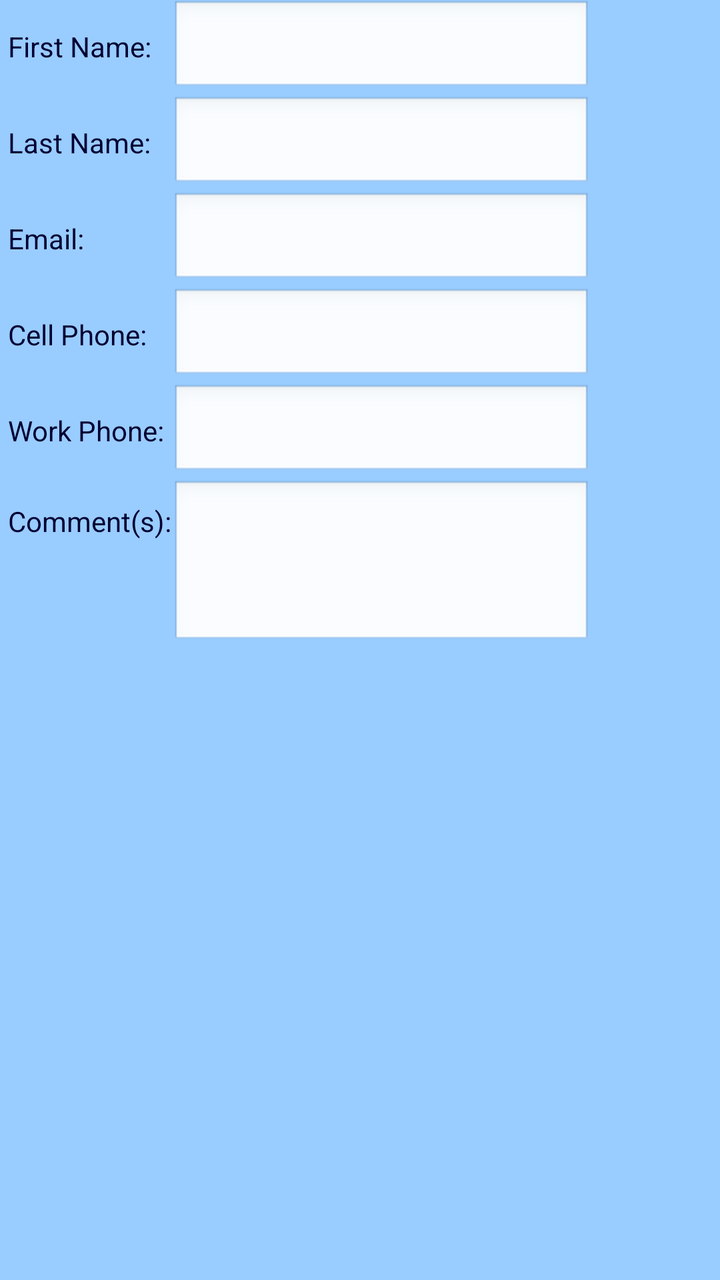
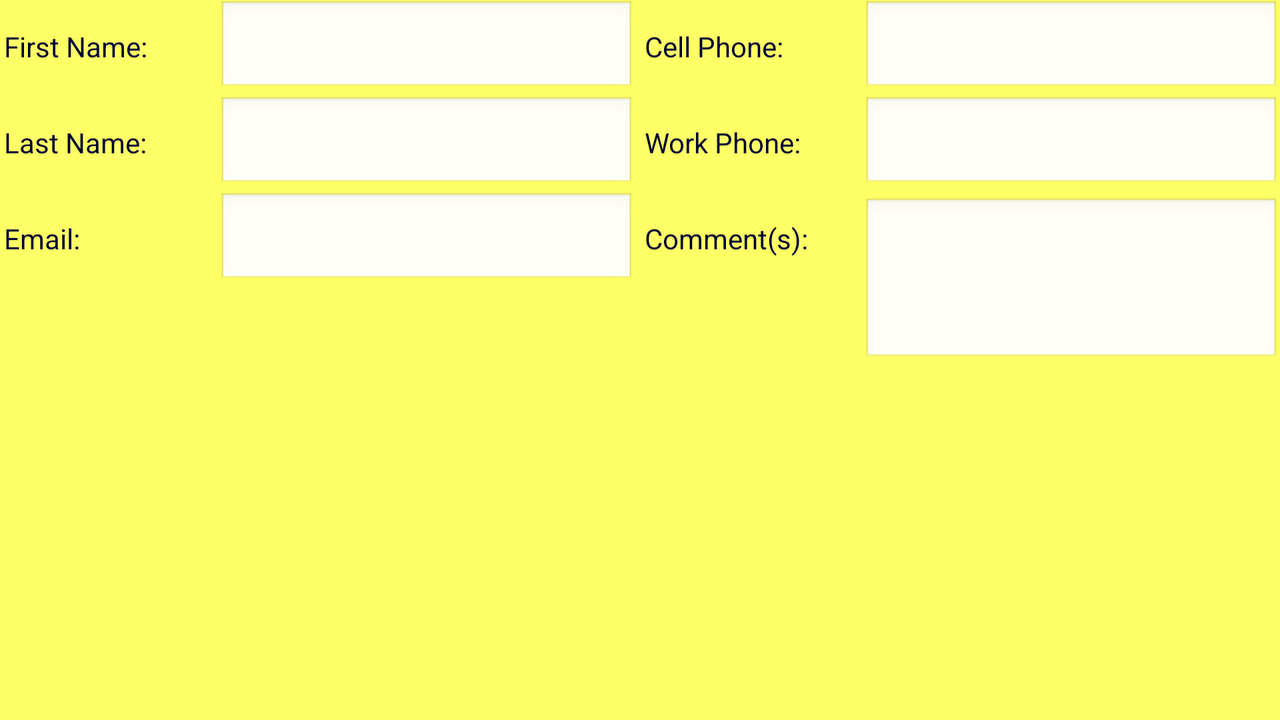

Compare how this app lays out the same screen by default and in its alternative resource folder. The renders come first, then the two layout files and the values they reference.
<!-- AndroidManifest.xml: application theme AppTheme -->
<!-- res/layout/fragment_contact.xml -->
<?xml version="1.0" encoding="utf-8"?>
<TableLayout xmlns:android="http://schemas.android.com/apk/res/android"
    android:layout_width="fill_parent"
    android:layout_height="fill_parent"
    android:orientation="vertical" 
    android:background="@color/light_blue">

    <TableRow
        android:id="@+id/tableRow2"
        android:layout_width="match_parent"
        android:layout_height="wrap_content" >

        <TextView
            android:id="@+id/textView2"
            android:layout_width="wrap_content"
            android:layout_height="wrap_content"
            android:layout_column="0"
            android:layout_marginLeft="4dp"
            android:text="@string/firstName" 
            android:textColor="#000033" 
            android:focusable="false"/>

        <EditText
            android:id="@+id/editText1"
            android:layout_width="wrap_content"
            android:layout_height="wrap_content"
            android:layout_column="1"
            android:ems="10" 
            android:nextFocusForward="@+id/editText2"
			android:inputType="text">
            <requestFocus />
        </EditText>

    </TableRow>

    <TableRow
        android:id="@+id/tableRow3"
        android:layout_width="match_parent"
        android:layout_height="wrap_content" >

        <TextView
            android:id="@+id/textView3"
            android:layout_width="wrap_content"
            android:layout_height="wrap_content"
            android:layout_column="0"
            android:layout_marginLeft="4dp"
            android:text="@string/lastName" 
 			android:textColor="#000033"
 			android:focusable="false" />

        <EditText
            android:id="@+id/editText2"
            android:layout_width="wrap_content"
            android:layout_height="wrap_content"
            android:layout_column="1"
            android:ems="10" 
            android:imeOptions="actionNext"
            android:inputType="text"        
            android:nextFocusForward="@+id/editText3" />
        
    </TableRow>

    <TableRow
        android:id="@+id/tableRow4"
        android:layout_width="match_parent"
        android:layout_height="wrap_content" >

        <TextView
            android:id="@+id/textView4"
            android:layout_width="wrap_content"
            android:layout_height="wrap_content"
            android:layout_column="0"
            android:layout_marginLeft="4dp"
            android:text="@string/email" 
 			android:textColor="#000033"
 			android:focusable="false" />

        <EditText
            android:id="@+id/editText3"
            android:layout_width="wrap_content"
            android:layout_height="wrap_content"
            android:layout_column="1"
            android:ems="10"
            android:imeOptions="actionNext"
            android:inputType="textEmailAddress"           
            android:nextFocusForward="@+id/editText4" />

    </TableRow>

    <TableRow
        android:id="@+id/tableRow5"
        android:layout_width="match_parent"
        android:layout_height="wrap_content" >

        <TextView
            android:id="@+id/textView5"
            android:layout_width="wrap_content"
            android:layout_height="wrap_content"
            android:layout_column="0"
            android:layout_marginLeft="4dp"
            android:text="@string/cellPhone" 
 			android:textColor="#000033"
 			android:focusable="false" />

        <EditText
            android:id="@+id/editText4"
            android:layout_width="wrap_content"
            android:layout_height="wrap_content"
            android:layout_column="1"
            android:ems="10"
            android:imeOptions="actionNext"
            android:inputType="phone"            
            android:nextFocusForward="@+id/editText5" />

    </TableRow>

    <TableRow
        android:id="@+id/tableRow6"
        android:layout_width="match_parent"
        android:layout_height="wrap_content" >

        <TextView
            android:id="@+id/textView6"
            android:layout_width="wrap_content"
            android:layout_height="wrap_content"
            android:layout_column="0"
            android:layout_marginLeft="4dp"
            android:text="@string/workPhone" 
 			android:textColor="#000033"
 			android:focusable="false" />

        <EditText
            android:id="@+id/editText5"
            android:layout_width="wrap_content"
            android:layout_height="wrap_content"
            android:layout_column="1"
            android:ems="10"
            android:imeOptions="actionNext"
            android:inputType="phone"            
            android:nextFocusForward="@+id/editText6" />

    </TableRow>

    <TableRow
        android:id="@+id/tableRow7"
        android:layout_width="match_parent"
        android:layout_height="wrap_content" >

        <TextView
            android:id="@+id/textView7"
            android:layout_width="wrap_content"
            android:layout_height="wrap_content"
            android:layout_column="0"
            android:layout_marginLeft="4dp"
            android:text="@string/comment" 
 			android:textColor="#000033"
 			android:focusable="false" />

        <EditText
            android:id="@+id/editText6"
            android:layout_width="wrap_content"
            android:layout_height="wrap_content"
            android:layout_column="1"
            android:ems="10"
            android:gravity="top|left"
            android:lines="3"
            android:imeOptions="actionDone"
            android:inputType="textMultiLine"/>

    </TableRow>
</TableLayout>
<!-- resources referenced by this layout -->
<resources>
  <color name="light_blue">#99ccff</color>
  <string name="cellPhone">Cell Phone: </string>
  <string name="comment">Comment(s): </string>
  <string name="email">Email: </string>
  <string name="firstName">First Name: </string>
  <string name="lastName">Last Name: </string>
  <string name="workPhone">Work Phone: </string>
  <style name="AppTheme" parent="AppBaseTheme">
          
      </style>
  <style name="AppBaseTheme" parent="android:Theme.Light">
          
      </style>
</resources>
<!-- res/layout-land/fragment_contact.xml (the repository's variant of the layout above) -->
<!-- drawn on the phone turned sideways -->
<?xml version="1.0" encoding="utf-8"?>
<TableLayout xmlns:android="http://schemas.android.com/apk/res/android"
    android:layout_width="fill_parent"
    android:layout_height="fill_parent"
    android:orientation="vertical"
    android:background="#ffff66">
  
    <TableRow
        android:id="@+id/tableRow2"
        android:layout_width="match_parent"
        android:layout_height="wrap_content" >

        <TextView
            android:id="@+id/textView2"
            android:layout_width="0dp"
            android:layout_weight=".17"
            android:layout_height="wrap_content"
            android:layout_column="0"
            android:layout_marginLeft="2dp"
            android:textColor="#000033" 
            android:focusable="false"
            android:text="@string/firstName" />

        <EditText
            android:id="@+id/editText1"
            android:layout_height="wrap_content"
            android:layout_width="0dp"
            android:layout_weight=".33"
            android:layout_column="1"
            android:layout_marginRight="5dp"
            android:ems="9" 
            android:nextFocusForward="@+id/editText2"
            android:inputType="text"
            android:focusable="true">
        <requestFocus />
        </EditText>
        
        <TextView
            android:id="@+id/textView5"
            android:layout_width="0dp"
            android:layout_weight=".17"
            android:layout_height="wrap_content"
            android:layout_column="3"
            android:text="@string/cellPhone" 
 			android:textColor="#000033"
 			android:focusable="false" />

        <EditText
            android:id="@+id/editText4"
            android:layout_width="0dp"
            android:layout_weight=".33"
            android:layout_height="wrap_content"
            android:layout_column="4"
            android:layout_marginLeft="2dp"
            android:ems="9"            
            android:inputType="phone"
            android:focusable="true"
            android:nextFocusForward="@+id/editText5"
            />

    </TableRow>

    <TableRow
        android:id="@+id/tableRow3"
        android:layout_width="match_parent"
        android:layout_height="wrap_content" >

        <TextView
            android:id="@+id/textView3"
            android:layout_width="0dp"
            android:layout_weight=".17"
            android:layout_height="wrap_content"
            android:layout_column="0"
            android:layout_marginLeft="2dp"
            android:text="@string/lastName" 
 			android:textColor="#000033"
 			android:focusable="false" />

        <EditText
            android:id="@+id/editText2"
            android:layout_width="0dp"
            android:layout_weight=".33"
            android:layout_height="wrap_content"
            android:layout_marginRight="5dp"
            android:layout_column="1"
            android:ems="9" 
            android:inputType="text" 
            android:focusable="true"
            android:nextFocusForward="@+id/editText3"
            />
            
        <TextView
            android:id="@+id/textView6"
           	android:layout_width="0dp"
            android:layout_weight=".17"
            android:layout_height="wrap_content"
            android:layout_column="3"
            android:text="@string/workPhone" 
 			android:textColor="#000033"
 			android:focusable="false" />

        <EditText
            android:id="@+id/editText5"
            android:layout_width="0dp"
            android:layout_weight=".33"
            android:layout_height="wrap_content"
            android:layout_column="4"
            android:layout_marginLeft="2dp"
            android:ems="9"
            android:inputType="phone"
            android:focusable="true"
            android:nextFocusForward="@+id/editText6"
            />

    </TableRow>

    <TableRow
        android:id="@+id/tableRow4"
        android:layout_width="match_parent"
        android:layout_height="wrap_content" >

        <TextView
            android:id="@+id/textView4"
            android:layout_width="0dp"
            android:layout_weight=".17"
            android:layout_height="wrap_content"
            android:layout_column="0"
            android:layout_marginLeft="2dp"
            android:text="@string/email" 
 			android:textColor="#000033"
 			android:focusable="false" />

        <EditText
            android:id="@+id/editText3"
            android:layout_width="0dp"
            android:layout_weight=".33"
            android:layout_height="wrap_content"
            android:layout_marginRight="5dp"
            android:layout_column="1"
            android:ems="9"
            android:imeOptions="actionNext"
            android:nextFocusForward="@+id/editText4"
            android:inputType="textEmailAddress"
            android:focusable="true"
            />
        
        <TextView
            android:id="@+id/textView7"
            android:layout_width="0dp"
            android:layout_weight=".17"
            android:layout_height="wrap_content"
            android:layout_column="3"
            android:text="@string/comment" 
 			android:textColor="#000033"
 			android:focusable="false" />

        <EditText
            android:id="@+id/editText6"
            android:layout_width="0dp"
            android:layout_weight=".33"
            android:layout_height="wrap_content"
            android:layout_marginLeft="2dp"
            android:layout_column="4"
            android:ems="2"
            android:lines="3"
            android:gravity="top|left"
            android:inputType="textMultiLine"
            android:focusable="true"/>

    </TableRow>

</TableLayout>
<!-- resources referenced by the variant -->
<!-- as the phone turned sideways resolves them -->
<resources>
  <string name="cellPhone">Cell Phone: </string>
  <string name="comment">Comment(s): </string>
  <string name="email">Email: </string>
  <string name="firstName">First Name: </string>
  <string name="lastName">Last Name: </string>
  <string name="workPhone">Work Phone: </string>
  <style name="AppTheme" parent="AppBaseTheme">
          
      </style>
  <style name="AppBaseTheme" parent="android:Theme.Light">
          
      </style>
</resources>
